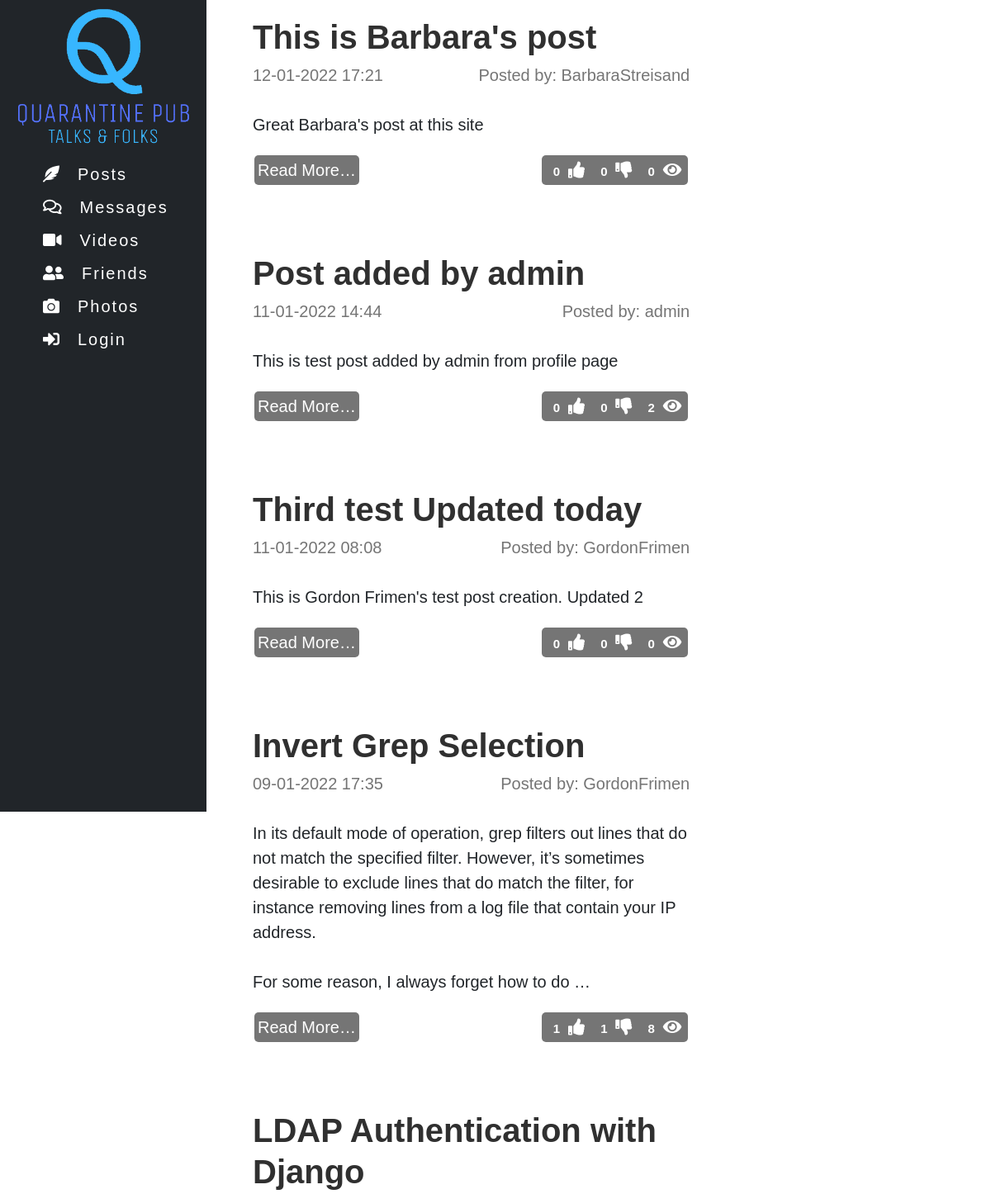
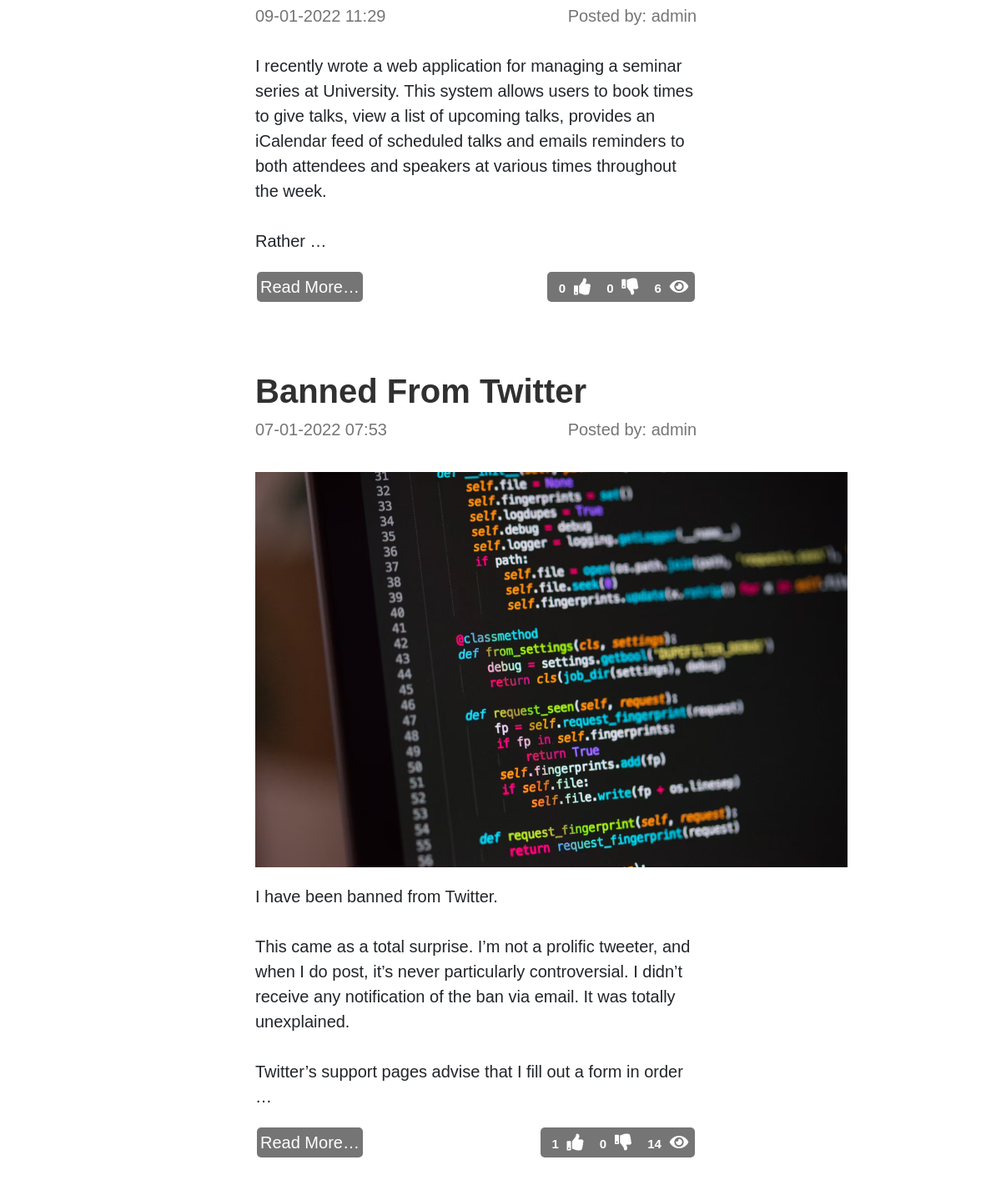
The page / on the database its author committed (2 pictures, top to bottom).
### core/models.py (models this page shows, shortened)
class TimeStampMixin(models.Model):
    created_at = models.DateTimeField(auto_now_add=True)
    updated_at = models.DateTimeField(auto_now=True)
    class Meta:
        abstract = True

class Post(TimeStampMixin):
    title = models.CharField(max_length=100, null=False, blank=False)
    content = models.TextField(null=False, blank=False)
    image = models.CharField(max_length=255, null=True, blank=True)
    user_id = models.ForeignKey(settings.AUTH_USER_MODEL, null=True, on_delete=models.SET_NULL, blank=False)
    views = models.PositiveIntegerField(default=0, null=False, blank=True)

### core/views.py (the view)
# urls.py: path('', PostListView.as_view(), name='list'),
class PostListView(ListView):
    model = Post
    context_object_name = 'object_list'
    template_name = "../core/posts.html"
    ordering = ['-created_at']
    def get_queryset(self):
        qs = super(PostListView, self).get_queryset()
        for post in qs:
            post.likes = post.likes_set.filter(status=True).count()
            post.dislikes = post.likes_set.filter(status=False).count()
        return qs

### templates/core/posts.html (shortened to what this page needs)
{% extends 'base.html' %}
{% block content %}
{% for post in object_list %}
<div class="col offset-3" id="posts">
    <article class="post">
        <h1 class="post-title">
        <a href="{% url 'posts:preview' post.id %}" class="post_title">{{ post.title }}</a>
        </h1>
        <div class="post_header">
           <div class="post_header_item">
            <time datetime="{{ post.created_at }}" class="post_date">{{ post.created_at|date:"d-m-Y H:i" }}</time>
            </div>
            <div class="post_header_item">
                Posted by: {{ post.user_id }}
            </div>
        </div>
        <div class="content">
            {% if post.image %}
            <img src="{{ post.image }}" alt="{{ post.title }}" class="post_image">
            {% endif %}
            {{ post.content|linebreaksbr|truncatewords:50 }}
        </div>
        <div class="post_footer">
        <div class="post_footer_item">
            <a href="{% url 'posts:preview' post.id %}" class="read_more">Read More…</a>
        </div>
        <div class="post_footer_item">
            <span class="badge">{{ post.likes }}</span><a class="fas fa-thumbs-up likeblock_icon"></a>
            <span class="badge">{{ post.dislikes }}</span><a class="fas fa-thumbs-down likeblock_icon"></a>
            <span class="badge">{{ post.views }}</span><a class="fas fa-eye likeblock_icon"></a>
        </div>
        </div>
    </article>
</div>
{% endfor %}
{% endblock content %}

### static/core/css/main.css (style rules this page uses)
.post_title { line-height: 1.25; font-family: "pt sans", Helvetica, Arial, sans-serif; font-size: 40px; font-style: normal; font-variant-caps: normal; font-variant-east-asian: normal; font-variant-ligatures: normal; font-variant-numeric: normal; font-weight: 700; text-decoration: none; color: #303030; }
.post_header_item { display: inline-block; margin-top: -0.5rem; margin-bottom: 1rem; font-family: "pt sans", Helvetica, Arial, sans-serif; font-size: 20px; font-style: normal; font-variant-caps: normal; font-variant-east-asian: normal; font-variant-ligatures: normal; font-variant-numeric: normal; font-weight: 400; color: #757575; }
.post { display: block; margin-bottom: 4em; margin-top: 1em; max-width: 60%; min-width: 20%; line-height: 1.5; font-family: "pt sans", Helvetica, Arial, sans-serif; font-size: 20px; font-style: normal; font-variant-caps: normal; font-variant-east-asian: normal; font-variant-ligatures: normal; font-variant-numeric: normal; font-weight: 400; }
.post_image { display: block; width: auto; max-width: 710px; min-width: 150px; margin-bottom: 1em; margin-top: 1em; }
@media (min-width: 1002px) and (max-width: 1600px) { .post { max-width: 60%; min-width: 20%; } }
.post .content { margin-bottom: 1em; }
.read_more { text-decoration: none; color: white; font-family: "pt sans", Helvetica, Arial, sans-serif; font-size: 20px; font-style: normal; font-variant-caps: normal; font-variant-east-asian: normal; font-variant-ligatures: normal; font-variant-numeric: normal; font-weight: 400; }
.post_header, .post_footer { display: inline-block; width: 100%; display: flex; justify-content: space-between; }
.post_header { margin-top: 0.7em; margin-bottom: 0.7em; }
.post_footer .post_footer_item { display: inline-block; background-color: #757575; border-radius: 5px; margin: 0.1em; padding-top: 0.15em; padding-bottom: 0.15em; padding-right: 0.2em; padding-left: 0.2em; width:fit-content; }
.badge { color: black; position: relative; vertical-align: center; font-family: "pt sans", Helvetica, Arial, sans-serif; font-size: 15px; font-style: normal; font-variant-caps: normal; font-variant-east-asian: normal; font-variant-ligatures: normal; font-variant-numeric: normal; font-weight: 200; }
.likeblock_icon, .likeblock_icon:hover { color:white; margin-right: 0.2em; text-decoration: none; }

### rows shown on the page
Post: title "This is Barbara's post", created_at "12-01-2022 17:21", user_id "BarbaraStreisand", content "Great Barbara's post at this site", likes "0", dislikes "0", views "0"
Post: title "Post added by admin", created_at "11-01-2022 14:44", user_id "admin", content "This is test post added by admin from profile page", likes "0", dislikes "0", views "2"
Post: title "Third test Updated today", created_at "11-01-2022 08:08", user_id "GordonFrimen", content "This is Gordon Frimen's test post creation. Updated 2", likes "0", dislikes "0", views "0"
Post: title "Invert Grep Selection", created_at "09-01-2022 17:35", user_id "GordonFrimen", content "In its default mode of operation, grep filters out lines that do not match the specified filter. However, it’s sometimes desirable to exclude lines that do match the filter, for instance removing lines from a log file that contain your IP address. For some reason, I always forget how to do …", likes "1", dislikes "1", views "8"
Post: title "LDAP Authentication with Django", created_at "09-01-2022 11:29", user_id "admin", content "I recently wrote a web application for managing a seminar series at University. This system allows users to book times to give talks, view a list of upcoming talks, provides an iCalendar feed of scheduled talks and emails reminders to both attendees and speakers at various times throughout the week. Rather …", likes "0", dislikes "0", views "6"
Post: title "Banned From Twitter", created_at "07-01-2022 07:53", user_id "admin", image (picture), content "I have been banned from Twitter. This came as a total surprise. I’m not a prolific tweeter, and when I do post, it’s never particularly controversial. I didn’t receive any notification of the ban via email. It was totally unexplained. Twitter’s support pages advise that I fill out a form in order …", likes "1", dislikes "0", views "14"
